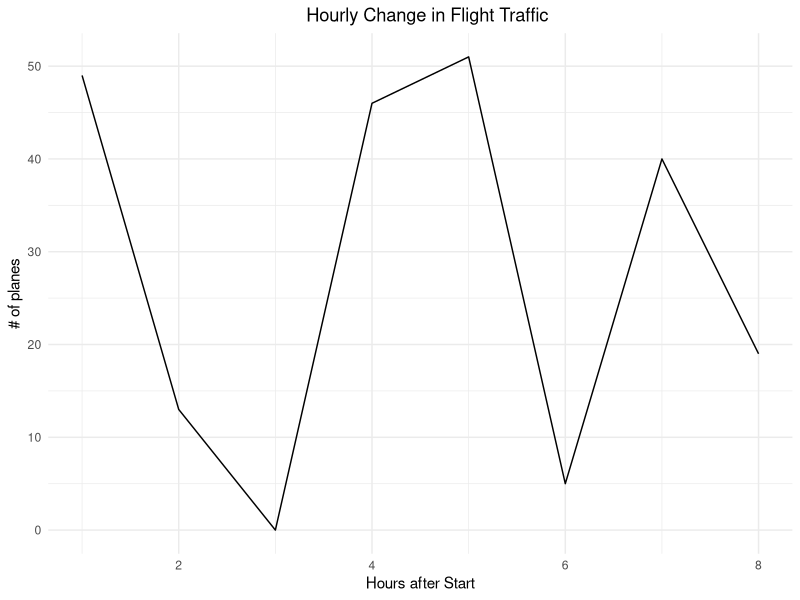

The R source for this figure:
#### Preamble ####
# Purpose: Simulates, tests, and plots flight data as per INF312 Quiz 4
# Author: Luca Carnegie
# Date: January 30 2024

#import relevant libraries
library(tidyverse)
library(ggplot2)

# (Simulate) Please further consider the scenario described 
# and simulate the situation. Please include three tests based 
# on the simulated data. Submit a link to a GitHub Gist that 
# contains your answer.

## Data Expectations##

#variables: hours after start, flights per hr 
#both values contain numbers within their specified ranges below

set.seed(46)

num_hrs <- 8

flights <- tibble(
  "Hours After Start" = 1:num_hrs, 
  "Number of Flights" = sample(0:51, num_hrs, replace = TRUE)
)

# TESTS

flights$`Hours After Start` |> max() == 8

flights$`Number of Flights` |> min() == 0

flights$`Number of Flights` |> max () == 51 

# PLOTTING 

flights |>
  ggplot(aes(x=`Hours After Start`, y=`Number of Flights`)) + 
  geom_line() + 
  labs(title="Hourly Change in Flight Traffic", x="Hours after Start", y="# of planes") + 
  theme_minimal() +
  #centre title
  theme( 
    plot.title.position = "plot",
    plot.title = element_text(hjust = 0.55)
  )
 


